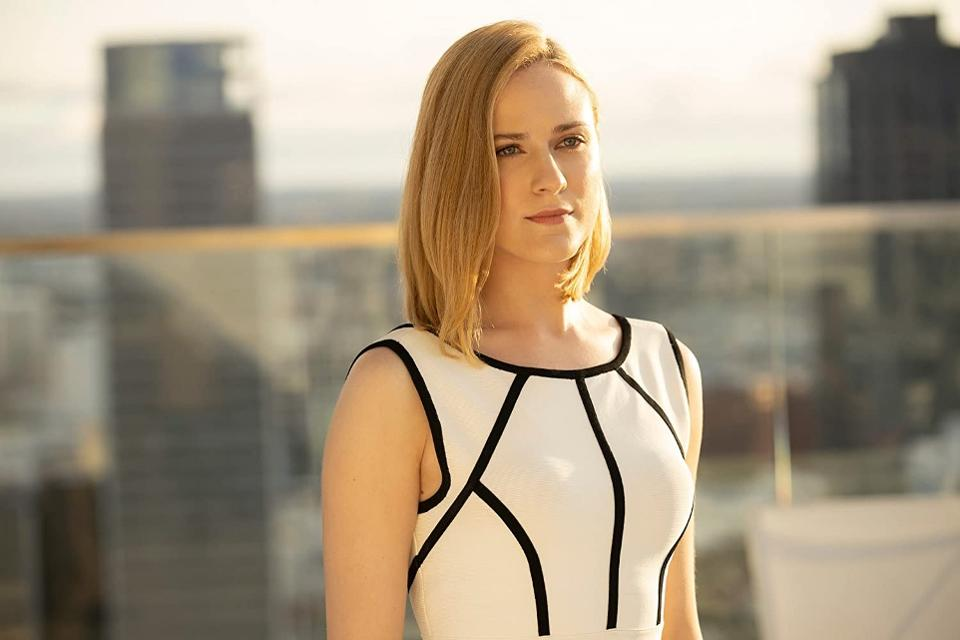
//> input picture images/Dolores.jpg, 960 x 640 px
$ ./main   (built with g++ and OpenCV 4)
//> lines starting //> are read from the running program, lines starting //| are printed output that depends on the picture; after the words box and inside, x2 and y2 are one past the last pixel; in counts of white or black regions, pixels touching at a corner belong together
//> further down, image is the input picture: 640 rows x 960 cols, CV_8UC3; mean B, G, R 129.5, 150.7, 165

#include <iostream>
#include <opencv2/opencv.hpp>
#include <opencv2/core.hpp>
#include <opencv2/imgproc.hpp>

using namespace std;
using namespace cv;

Mat convertBGRtoGray(Mat image){
    ///
    /// YOUR CODE HERE

    if (image.empty())
        return Mat::zeros(0, 0, CV_8UC1);

    Mat bgr_array[3];
    Mat result = Mat::zeros(image.size(), CV_8UC1);

    split(image, bgr_array);
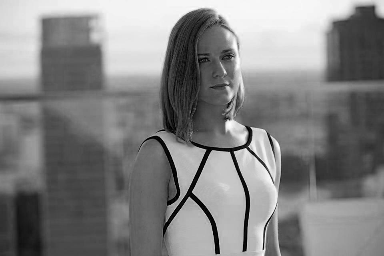
//> bgr_array[0]: 256 rows x 384 cols, CV_8UC1; min 0, max 254, mean 129.5

    result = bgr_array[0] * 0.114 + bgr_array[1] * 0.587 + bgr_array[2] * 0.299;

    return result;
    ///
}


Mat convertBGRtoHSV(Mat image){
    ///
    /// YOUR CODE HERE

    cv::Mat hsvImage = cv::Mat::zeros(cv::Size(image.cols, image.rows), CV_8UC3);
    double h, s, v, b, g, r, min_value, max_value;

    for(int i = 0; i < image.rows; ++i) {
        for (int j = 0; j < image.cols; ++j) {
            b = (static_cast<double>(image.at<cv::Vec3b>(i, j)[0])) / 255;
            g = (static_cast<double>(image.at<cv::Vec3b>(i, j)[1])) / 255;
            r = (static_cast<double>(image.at<cv::Vec3b>(i, j)[2])) / 255;

            max_value = max(max(r,g),b);
            min_value = min(min(r,g),b);

            v = max_value;

            if (v == 0) {
                s = 0;
            } else {
                s = (v - min_value) / v;
            }

            if (v == r) {
                h = (60 * (g - b)) / (v - min_value);
            } else if (v == g) {
                h = 120 + (60 * (b - r)) / (v - min_value);
            } else if (v == b) {
                h = 240 + (60 * (r - g)) / (v - min_value);
            }

            if (h < 0) {
                h += 360;
            }

            hsvImage.at<cv::Vec3b>(i, j)[2]= v * 255;
            hsvImage.at<cv::Vec3b>(i, j)[1] = s * 255;
            hsvImage.at<cv::Vec3b>(i, j)[0] = h / 2;
        }
    }

    return hsvImage;

    ///
}


int main(){

    auto printText = [&](Mat & mat, const string &text) {
        putText(mat, text, Point(10, 50), FONT_HERSHEY_PLAIN, 2, (0,0,0));
    };

    Mat image = imread("../images/Dolores.jpg");

    if (image.empty())
        return EXIT_FAILURE;

    resize(image, image, Size(), 0.4, 0.4);
    Mat resultMat = Mat::zeros(image.rows*2, image.cols*2, CV_8UC3);

    Mat gray_custom = convertBGRtoGray(image);
    printText(gray_custom, "custom_gray");
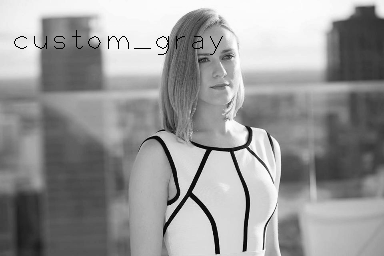
//> gray_custom: 256 rows x 384 cols, CV_8UC1; min 0, max 255, mean 151.9
    cvtColor(gray_custom,gray_custom, COLOR_GRAY2BGR);
//> gray_custom: 256 rows x 384 cols, CV_8UC3
    gray_custom.copyTo(resultMat(Range(0,image.size().height),Range(0,image.size().width)));

    Mat gray_cv;
    cvtColor(image, gray_cv, COLOR_BGR2GRAY);
    printText(gray_cv, "opencv_gray");
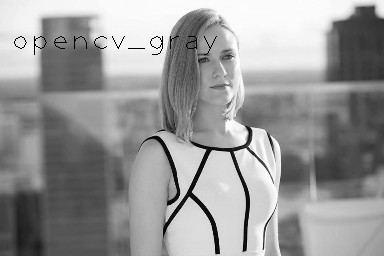
//> gray_cv: 256 rows x 384 cols, CV_8UC1; min 0, max 255, mean 151.9
    cvtColor(gray_cv,gray_cv, COLOR_GRAY2BGR);
//> gray_cv: 256 rows x 384 cols, CV_8UC3
    gray_cv.copyTo(resultMat(Range(0, image.size().height),Range(image.size().width,image.size().width*2)));
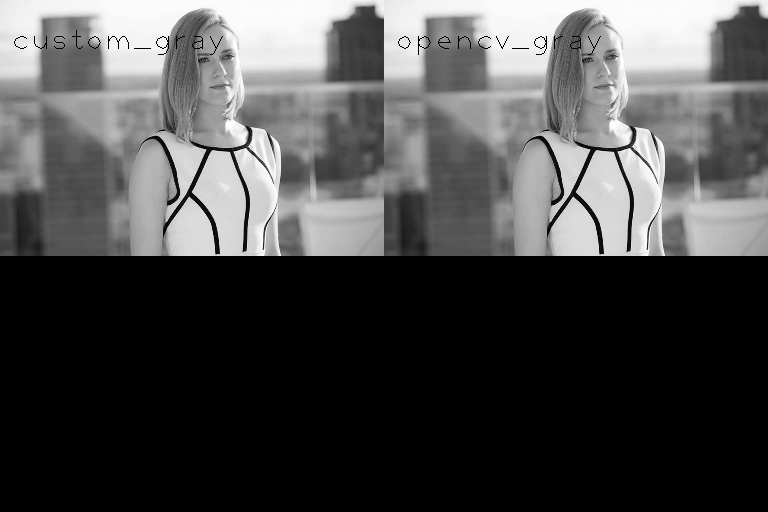
//> resultMat: 512 rows x 768 cols, CV_8UC3; min 0, max 255, mean 75.9

    Mat hsv_cv;
    cvtColor(image, hsv_cv, COLOR_BGR2HSV);
//> hsv_cv: 256 rows x 384 cols, CV_8UC3; mean H, S, V 21, 56.6, 165.1
    printText(hsv_cv, "opencv_hsv");
//> hsv_cv: 256 rows x 384 cols, CV_8UC3; mean H, S, V 21, 56.4, 164.5
    hsv_cv.copyTo(resultMat(Range(image.size().height, image.size().height*2),Range(0,image.size().width)));
//> resultMat: 512 rows x 768 cols, CV_8UC3; mean H, S, V 81.2, 90, 117

    Mat hsv_custom = convertBGRtoHSV(image);
//> the loop in convertBGRtoHSV, `for(int i = 0; i < image.rows; ++i)` made 256 passes
//> (b, g, r, max_value, min_value, v) on passes 1 to 3: (0.875, 0.941, 0.976, 0.976, 0.875, 0.976), (0.875, 0.941, 0.976, 0.976, 0.875, 0.976), (0.875, 0.941, 0.976, 0.976, 0.875, 0.976)
//> after the loop in convertBGRtoHSV, `for(int i = 0; i < image.rows; ++i)`:
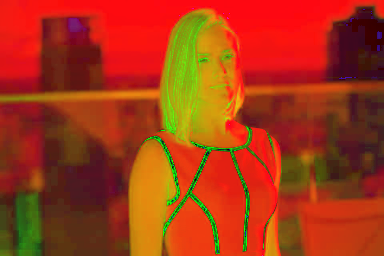
//> hsvImage: 256 rows x 384 cols, CV_8UC3; mean B, G, R 20.5, 56.1, 165.1
//> after the loop in convertBGRtoHSV, `for(int i = 0; i < image.rows; ++i)`: b = 0.471; g = 0.565; r = 0.635; min_value = 0.471; v = 0.635; h = 34.29
    printText(hsv_custom, "custom_hsv");
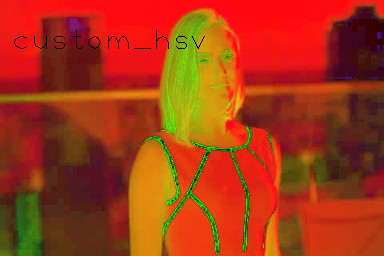
//> hsv_custom: 256 rows x 384 cols, CV_8UC3; 0.34% of pixels changed, all inside (x1, y1, x2, y2) = (14, 30, 205, 49)
    hsv_custom.copyTo(resultMat(Range(image.size().height, image.size().height*2),Range(image.size().width,image.size().width*2)));
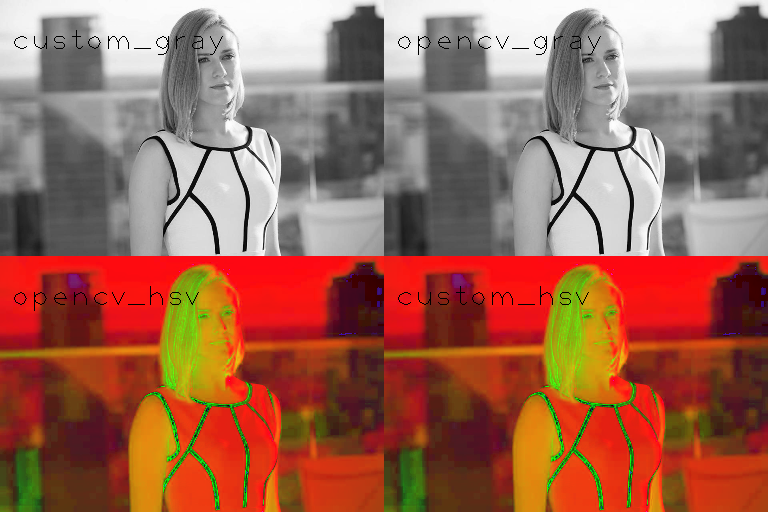
//> resultMat: 512 rows x 768 cols, CV_8UC3; mean B, G, R 86.3, 104, 158.2

    imshow("resultMat",resultMat);
    waitKey();

    return EXIT_SUCCESS;
}

$ run again, with images/face_normal.jpg copied over images/Dolores.jpg
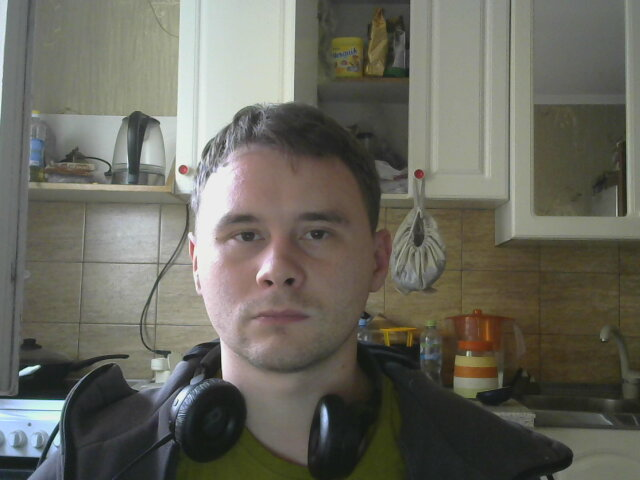
//> input picture images/face_normal.jpg, 640 x 480 px
//> image is the input picture: 480 rows x 640 cols, CV_8UC3; mean B, G, R 94.5, 104.4, 105.4
//> image: 192 rows x 256 cols, CV_8UC3
//> the loop in convertBGRtoHSV, `for(int i = 0; i < image.rows; ++i)` made 192 passes
//> (b, g, r, max_value, min_value, v) on passes 1 to 3: (0.463, 0.475, 0.455, 0.475, 0.455, 0.475), (0.447, 0.475, 0.455, 0.475, 0.447, 0.475), (0.459, 0.475, 0.455, 0.475, 0.455, 0.475)
//> after the loop in convertBGRtoHSV, `for(int i = 0; i < image.rows; ++i)`:
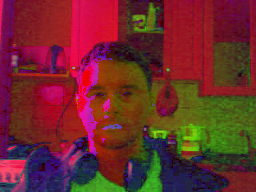
//> hsvImage: 192 rows x 256 cols, CV_8UC3; mean B, G, R 44, 43.2, 108.6
//> after the loop in convertBGRtoHSV, `for(int i = 0; i < image.rows; ++i)`: b = 0.38; g = 0.459; r = 0.439; max_value = 0.459; min_value = 0.38; v = 0.459; h = 75
//> hsv_custom: 192 rows x 256 cols, CV_8UC3; 0.67% of pixels changed, all inside (x1, y1, x2, y2) = (14, 30, 205, 49)
//> `hsv_custom.copyTo(resultMat(Range(image.size().height, image.size().he..`:
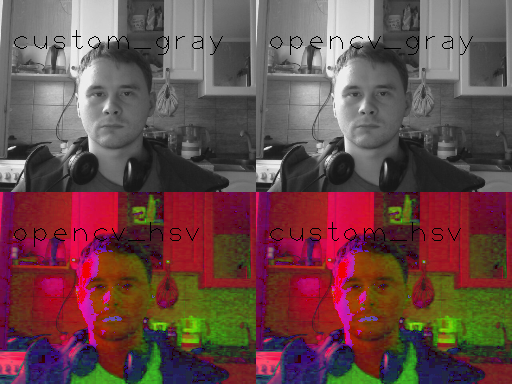
//> resultMat: 384 rows x 512 cols, CV_8UC3; mean B, G, R 73.2, 72.9, 105.1

$ run again, with images/face_overlight.jpg copied over images/Dolores.jpg
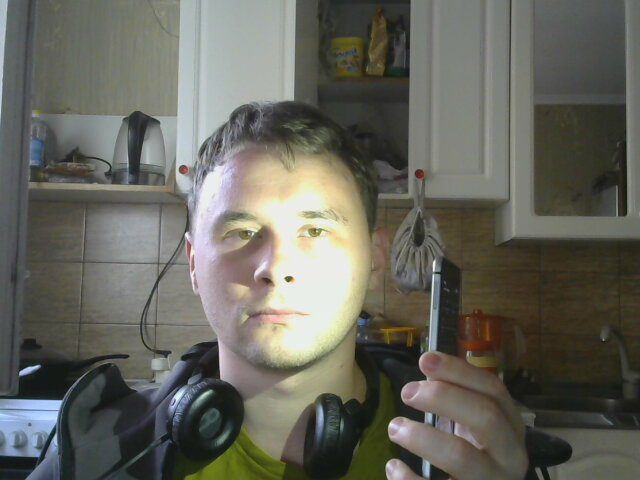
//> input picture images/face_overlight.jpg, 640 x 480 px
//> image is the input picture: 480 rows x 640 cols, CV_8UC3; mean B, G, R 92.7, 101.9, 101.9
//> image: 192 rows x 256 cols, CV_8UC3
//> the loop in convertBGRtoHSV, `for(int i = 0; i < image.rows; ++i)` made 192 passes
//> (b, g, r, max_value, min_value, v) on passes 1 to 3: (0.376, 0.408, 0.384, 0.408, 0.376, 0.408), (0.392, 0.416, 0.396, 0.416, 0.392, 0.416), (0.392, 0.408, 0.388, 0.408, 0.388, 0.408)
//> after the loop in convertBGRtoHSV, `for(int i = 0; i < image.rows; ++i)`:
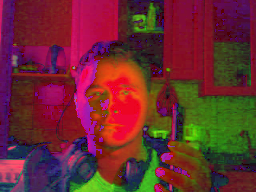
//> hsvImage: 192 rows x 256 cols, CV_8UC3; mean B, G, R 48.5, 43.2, 105.7
//> after the loop in convertBGRtoHSV, `for(int i = 0; i < image.rows; ++i)`: b = 0.337; g = 0.38; r = 0.369; max_value = 0.38; min_value = 0.337; v = 0.38; h = 76.36
//> hsv_custom: 192 rows x 256 cols, CV_8UC3; 0.67% of pixels changed, all inside (x1, y1, x2, y2) = (14, 30, 205, 49)
//> `hsv_custom.copyTo(resultMat(Range(image.size().height, image.size().he..`:
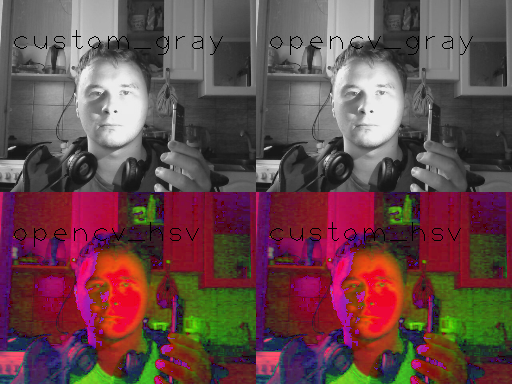
//> resultMat: 384 rows x 512 cols, CV_8UC3; mean B, G, R 74.1, 71.6, 102.4

$ run again, with images/girl-no-makeup.jpg copied over images/Dolores.jpg
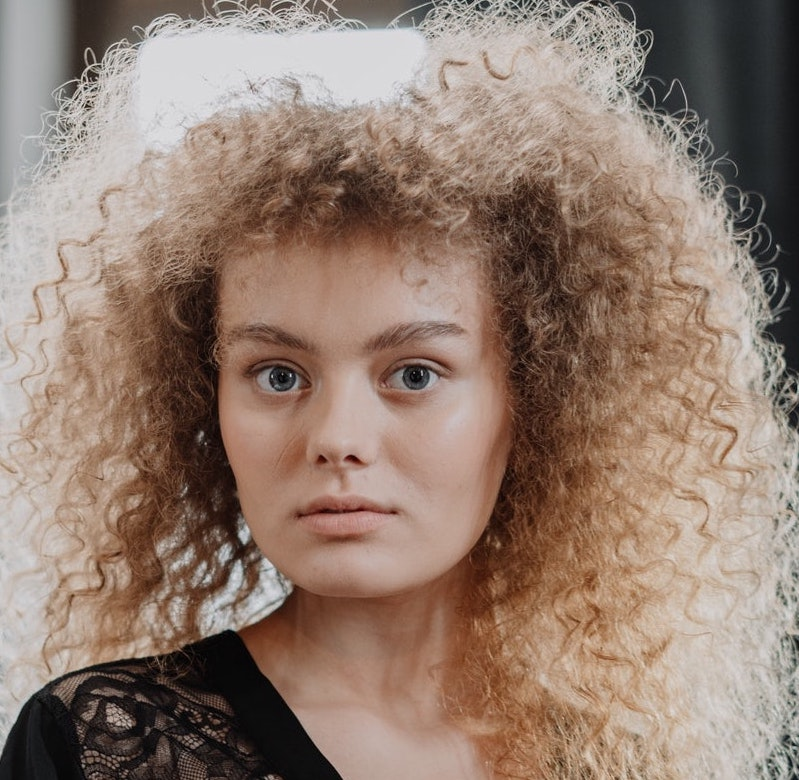
//> input picture images/girl-no-makeup.jpg, 799 x 780 px
//> image is the input picture: 780 rows x 799 cols, CV_8UC3; mean B, G, R 111.7, 124.7, 146.5
//> image: 312 rows x 320 cols, CV_8UC3
//> the loop in convertBGRtoHSV, `for(int i = 0; i < image.rows; ++i)` made 312 passes
//> (b, g, r, max_value, min_value, v) on passes 1 to 3: (0.0745, 0.0667, 0.0627, 0.0745, 0.0627, 0.0745), (0.0784, 0.0706, 0.0667, 0.0784, 0.0667, 0.0784), (0.0784, 0.0706, 0.0667, 0.0784, 0.0667, 0.0784)
//> after the loop in convertBGRtoHSV, `for(int i = 0; i < image.rows; ++i)`: b = 0.365; g = 0.349; r = 0.329; max_value = 0.365; min_value = 0.329; v = 0.365; h = 206.7
//> hsv_custom: 312 rows x 320 cols, CV_8UC3; mean B, G, R 24.9, 68.2, 146.2
//> `hsv_custom.copyTo(resultMat(Range(image.size().height, image.size().he..`:
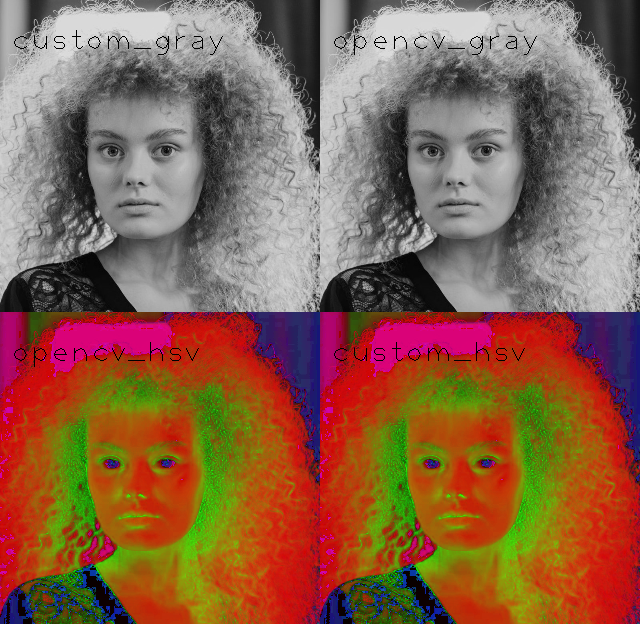
//> resultMat: 624 rows x 640 cols, CV_8UC3; mean B, G, R 77, 98.7, 137.6
